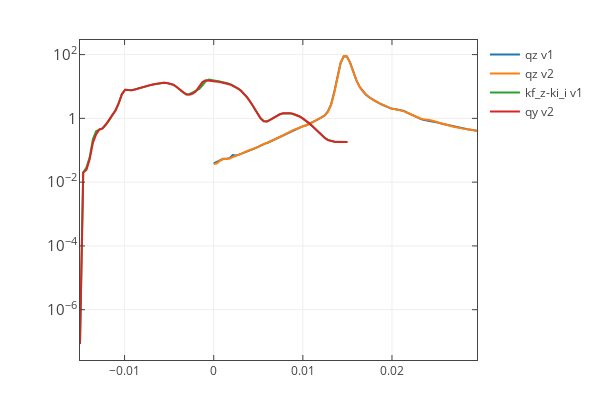

The code cell stored with this chart in its notebook:
### Code cell
cut_v1 = [qz, off_spec.sum(0)]
cut_v2 = [qz_v2, off_spec_v2.sum(0)]

cut_y_v1 = [dk, off_spec.sum(1)]
cut_y_v2 = [dk_v2, off_spec_v2.sum(1)]

plot1d([cut_v1,cut_v2, cut_y_v1, cut_y_v2],
       data_names=['qz v1', 'qz v2', 'kf_z-ki_i v1', 'qy v2'], y_log=True)
